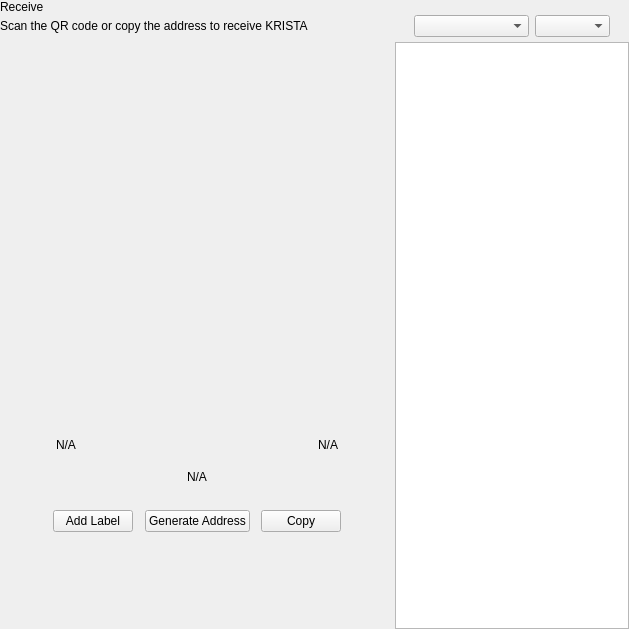
<?xml version="1.0" encoding="UTF-8"?>
<ui version="4.0">
 <class>ReceiveWidget</class>
 <widget class="QWidget" name="ReceiveWidget">
  <property name="geometry">
   <rect>
    <x>0</x>
    <y>0</y>
    <width>629</width>
    <height>629</height>
   </rect>
  </property>
  <property name="minimumSize">
   <size>
    <width>0</width>
    <height>0</height>
   </size>
  </property>
  <property name="windowTitle">
   <string>Form</string>
  </property>
  <layout class="QHBoxLayout" name="horizontalLayout_2" stretch="2,1">
   <property name="spacing">
    <number>0</number>
   </property>
   <property name="leftMargin">
    <number>0</number>
   </property>
   <property name="topMargin">
    <number>0</number>
   </property>
   <property name="rightMargin">
    <number>0</number>
   </property>
   <property name="bottomMargin">
    <number>0</number>
   </property>
   <item>
    <widget class="QWidget" name="left" native="true">
     <layout class="QVBoxLayout" name="verticalLayout_3">
      <property name="leftMargin">
       <number>0</number>
      </property>
      <property name="topMargin">
       <number>0</number>
      </property>
      <property name="rightMargin">
       <number>0</number>
      </property>
      <property name="bottomMargin">
       <number>0</number>
      </property>
      <item>
       <layout class="QVBoxLayout" name="verticalLayout_2">
        <property name="spacing">
         <number>0</number>
        </property>
        <property name="leftMargin">
         <number>0</number>
        </property>
        <item>
         <layout class="QHBoxLayout" name="horizontalLayout_3">
          <property name="spacing">
           <number>0</number>
          </property>
          <item>
           <layout class="QVBoxLayout" name="verticalLayout_4">
            <property name="spacing">
             <number>5</number>
            </property>
            <item>
             <widget class="QLabel" name="labelTitle">
              <property name="text">
               <string>Receive</string>
              </property>
             </widget>
            </item>
            <item alignment="Qt::AlignTop">
             <widget class="QLabel" name="labelSubtitle1">
              <property name="text">
               <string>Scan the QR code or copy the address to receive KRISTA</string>
              </property>
             </widget>
            </item>
           </layout>
          </item>
          <item>
           <spacer name="horizontalSpacer">
            <property name="orientation">
             <enum>Qt::Horizontal</enum>
            </property>
            <property name="sizeHint" stdset="0">
             <size>
              <width>40</width>
              <height>20</height>
             </size>
            </property>
           </spacer>
          </item>
         </layout>
        </item>
        <item>
         <spacer name="verticalSpacer_2">
          <property name="orientation">
           <enum>Qt::Vertical</enum>
          </property>
          <property name="sizeType">
           <enum>QSizePolicy::Expanding</enum>
          </property>
          <property name="sizeHint" stdset="0">
           <size>
            <width>20</width>
            <height>50</height>
           </size>
          </property>
         </spacer>
        </item>
        <item alignment="Qt::AlignHCenter">
         <widget class="QWidget" name="layoutQR" native="true">
          <property name="maximumSize">
           <size>
            <width>510</width>
            <height>16777215</height>
           </size>
          </property>
          <layout class="QVBoxLayout" name="verticalLayoutQr">
           <item>
            <spacer name="verticalSpacer11">
             <property name="orientation">
              <enum>Qt::Vertical</enum>
             </property>
             <property name="sizeType">
              <enum>QSizePolicy::Fixed</enum>
             </property>
             <property name="sizeHint" stdset="0">
              <size>
               <width>20</width>
               <height>20</height>
              </size>
             </property>
            </spacer>
           </item>
           <item alignment="Qt::AlignHCenter">
            <widget class="QLabel" name="labelQrImg">
             <property name="minimumSize">
              <size>
               <width>260</width>
               <height>260</height>
              </size>
             </property>
             <property name="maximumSize">
              <size>
               <width>260</width>
               <height>260</height>
              </size>
             </property>
             <property name="text">
              <string/>
             </property>
             <property name="alignment">
              <set>Qt::AlignCenter</set>
             </property>
            </widget>
           </item>
           <item>
            <spacer name="verticalSpacer_21">
             <property name="orientation">
              <enum>Qt::Vertical</enum>
             </property>
             <property name="sizeType">
              <enum>QSizePolicy::Fixed</enum>
             </property>
             <property name="sizeHint" stdset="0">
              <size>
               <width>20</width>
               <height>30</height>
              </size>
             </property>
            </spacer>
           </item>
           <item>
            <widget class="QWidget" name="widget" native="true">
             <property name="minimumSize">
              <size>
               <width>0</width>
               <height>0</height>
              </size>
             </property>
             <layout class="QHBoxLayout" name="horizontalLayout_5">
              <item>
               <widget class="QLabel" name="labelLabel">
                <property name="text">
                 <string notr="true">N/A</string>
                </property>
               </widget>
              </item>
              <item>
               <spacer name="horizontalSpacer_2">
                <property name="orientation">
                 <enum>Qt::Horizontal</enum>
                </property>
                <property name="sizeHint" stdset="0">
                 <size>
                  <width>141</width>
                  <height>20</height>
                 </size>
                </property>
               </spacer>
              </item>
              <item>
               <widget class="QLabel" name="labelDate">
                <property name="text">
                 <string notr="true">N/A</string>
                </property>
                <property name="alignment">
                 <set>Qt::AlignRight|Qt::AlignTrailing|Qt::AlignVCenter</set>
                </property>
               </widget>
              </item>
             </layout>
            </widget>
           </item>
           <item>
            <widget class="QLabel" name="labelAddress">
             <property name="sizePolicy">
              <sizepolicy hsizetype="Expanding" vsizetype="Preferred">
               <horstretch>0</horstretch>
               <verstretch>0</verstretch>
              </sizepolicy>
             </property>
             <property name="minimumSize">
              <size>
               <width>300</width>
               <height>0</height>
              </size>
             </property>
             <property name="text">
              <string notr="true">N/A</string>
             </property>
             <property name="alignment">
              <set>Qt::AlignCenter</set>
             </property>
            </widget>
           </item>
           <item>
            <spacer name="verticalSpacer_4">
             <property name="orientation">
              <enum>Qt::Vertical</enum>
             </property>
             <property name="sizeType">
              <enum>QSizePolicy::Fixed</enum>
             </property>
             <property name="sizeHint" stdset="0">
              <size>
               <width>20</width>
               <height>20</height>
              </size>
             </property>
            </spacer>
           </item>
           <item>
            <layout class="QHBoxLayout" name="horizontalLayout_4">
             <item alignment="Qt::AlignHCenter">
              <widget class="QPushButton" name="pushButtonLabel">
               <property name="focusPolicy">
                <enum>Qt::NoFocus</enum>
               </property>
               <property name="text">
                <string>Add Label</string>
               </property>
              </widget>
             </item>
             <item alignment="Qt::AlignHCenter">
              <widget class="QPushButton" name="pushButtonNewAddress">
               <property name="focusPolicy">
                <enum>Qt::NoFocus</enum>
               </property>
               <property name="text">
                <string>Generate Address</string>
               </property>
              </widget>
             </item>
             <item alignment="Qt::AlignHCenter">
              <widget class="QPushButton" name="pushButtonCopy">
               <property name="focusPolicy">
                <enum>Qt::NoFocus</enum>
               </property>
               <property name="text">
                <string>Copy</string>
               </property>
              </widget>
             </item>
            </layout>
           </item>
           <item>
            <spacer name="verticalSpacer_3">
             <property name="orientation">
              <enum>Qt::Vertical</enum>
             </property>
             <property name="sizeType">
              <enum>QSizePolicy::Expanding</enum>
             </property>
             <property name="sizeHint" stdset="0">
              <size>
               <width>20</width>
               <height>20</height>
              </size>
             </property>
            </spacer>
           </item>
          </layout>
         </widget>
        </item>
        <item>
         <spacer name="verticalSpacer">
          <property name="orientation">
           <enum>Qt::Vertical</enum>
          </property>
          <property name="sizeHint" stdset="0">
           <size>
            <width>20</width>
            <height>40</height>
           </size>
          </property>
         </spacer>
        </item>
       </layout>
      </item>
     </layout>
    </widget>
   </item>
   <item>
    <widget class="QWidget" name="right" native="true">
     <layout class="QVBoxLayout" name="verticalLayout_5">
      <property name="spacing">
       <number>0</number>
      </property>
      <property name="leftMargin">
       <number>1</number>
      </property>
      <property name="topMargin">
       <number>0</number>
      </property>
      <property name="rightMargin">
       <number>0</number>
      </property>
      <property name="bottomMargin">
       <number>0</number>
      </property>
      <item>
       <layout class="QVBoxLayout" name="container_right">
        <property name="spacing">
         <number>0</number>
        </property>
        <property name="leftMargin">
         <number>0</number>
        </property>
        <property name="rightMargin">
         <number>0</number>
        </property>
        <item>
         <layout class="QVBoxLayout" name="verticalLayout">
          <property name="spacing">
           <number>6</number>
          </property>
          <property name="leftMargin">
           <number>19</number>
          </property>
          <property name="rightMargin">
           <number>19</number>
          </property>
          <item>
           <widget class="OptionButton" name="btnRequest" native="true"/>
          </item>
          <item>
           <widget class="OptionButton" name="btnMyAddresses" native="true">
            <property name="sizePolicy">
             <sizepolicy hsizetype="Preferred" vsizetype="Minimum">
              <horstretch>0</horstretch>
              <verstretch>0</verstretch>
             </sizepolicy>
            </property>
           </widget>
          </item>
         </layout>
        </item>
        <item>
         <widget class="QWidget" name="sortWidget" native="true">
          <layout class="QHBoxLayout" name="horizontalLayout_6">
           <property name="leftMargin">
            <number>19</number>
           </property>
           <property name="rightMargin">
            <number>19</number>
           </property>
           <property name="bottomMargin">
            <number>5</number>
           </property>
           <item>
            <spacer name="horizontalSpacer_3">
             <property name="orientation">
              <enum>Qt::Horizontal</enum>
             </property>
             <property name="sizeHint" stdset="0">
              <size>
               <width>40</width>
               <height>20</height>
              </size>
             </property>
            </spacer>
           </item>
           <item>
            <widget class="QComboBox" name="comboBoxSort">
             <property name="sizePolicy">
              <sizepolicy hsizetype="Preferred" vsizetype="Fixed">
               <horstretch>0</horstretch>
               <verstretch>0</verstretch>
              </sizepolicy>
             </property>
             <property name="minimumSize">
              <size>
               <width>115</width>
               <height>0</height>
              </size>
             </property>
            </widget>
           </item>
           <item>
            <widget class="QComboBox" name="comboBoxSortOrder">
             <property name="sizePolicy">
              <sizepolicy hsizetype="Preferred" vsizetype="Fixed">
               <horstretch>0</horstretch>
               <verstretch>0</verstretch>
              </sizepolicy>
             </property>
             <property name="minimumSize">
              <size>
               <width>75</width>
               <height>0</height>
              </size>
             </property>
            </widget>
           </item>
          </layout>
         </widget>
        </item>
        <item>
         <widget class="QListView" name="listViewAddress"/>
        </item>
       </layout>
      </item>
     </layout>
    </widget>
   </item>
  </layout>
 </widget>
 <customwidgets>
  <customwidget>
   <class>OptionButton</class>
   <extends>QWidget</extends>
   <header>qt/kristatech/optionbutton.h</header>
   <container>1</container>
  </customwidget>
 </customwidgets>
 <resources/>
 <connections/>
</ui>
